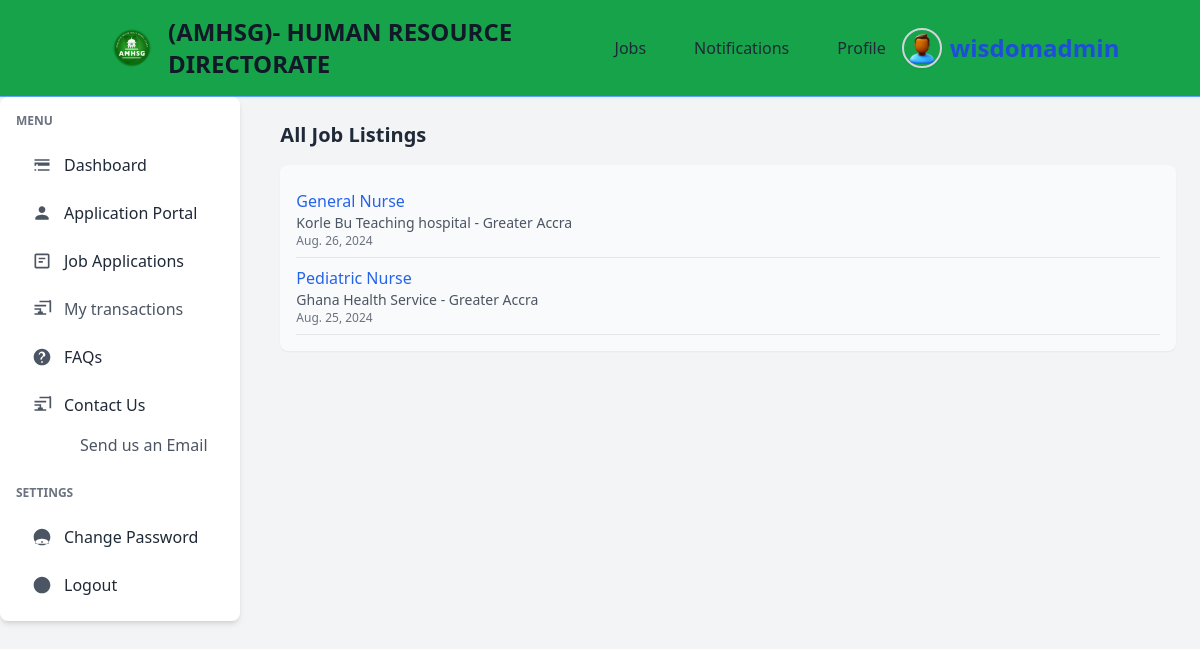
The app's page /jobs/ (signed in) with its own data.
### jobs/models.py (models this page shows, shortened)
class Job(models.Model):
    title = models.CharField(max_length=255, default="none")
    company = models.CharField(max_length=255, default="none")  # Name of the company offering the job
    location = models.CharField(max_length=255, default="none")
    description = models.TextField()
    responsibilities = models.TextField(help_text="List of job responsibilities", default="none")  # New field for responsibilities
    requirements = models.TextField(help_text="List of job requirements", default="none")  # New field for requirements
    salary = models.CharField(max_length=100, blank=True, null=True, help_text="Salary range or amount")  # Optional salary field
    posted_date = models.DateField(auto_now_add=True, blank=True, null=True)
    application_deadline = models.DateField(null=True, blank=True, help_text="Deadline to apply for the job")  # New field for application deadline
    class Meta:
        ordering = ['-posted_date']  # Orders job listings by the most recent first

### jobs/views.py (the view)
# urls.py: path('jobs/', views.job_list, name='job-list'),
@login_required(login_url="authentication:my-login")
def job_list(request):
    jobs = Job.objects.all().order_by('-posted_date')
    context = {
        'jobs': jobs,
    }
    return render(request, 'jobs/index.html', context)

### templates/jobs/index.html
{% extends 'authentication/dash-base.html' %} {% block content %}
<section>
  <h2 class="text-xl font-semibold text-gray-800 mb-4">All Job Listings</h2>
  <div class="bg-gray-50 p-4 rounded-lg shadow-sm">
    <ul>
      {% for job in jobs %}
      <li class="border-b border-gray-200 py-2">
        <a
          href="{% url 'job-detail' job.id %}"
          class="text-blue-600 hover:underline"
        >
          {{ job.title }}
        </a>
        <p class="text-gray-600 text-sm">
          {{ job.company }} - {{ job.location }}
        </p>
        <p class="text-gray-500 text-xs">{{ job.posted_date }}</p>
      </li>
      {% empty %}
      <li class="text-gray-600">No job listings available.</li>
      {% endfor %}
    </ul>
  </div>
</section>
{% endblock %}

### templates/authentication/dash-base.html (shortened to what this page needs)
{% load static tailwind_tags %}
<!DOCTYPE html>
<html lang="en">
  <head>
    <link
      href="https://cdn.jsdelivr.net/npm/tailwindcss@2.2.19/dist/tailwind.min.css"
      rel="stylesheet"
    />
    <link
      rel="stylesheet"
      href="https://cdnjs.cloudflare.com/ajax/libs/font-awesome/6.0.0-beta3/css/all.min.css"
    />
    <link rel="stylesheet" href="https://cdn.jsdelivr.net/npm/flatpickr/dist/flatpickr.min.css">
    {% tailwind_css %}
  </head>
  <body class="bg-gray-100">
    <header class="bg-green-600 shadow-sm border-b border-blue-400">
      <div
        class="container mx-auto flex items-center justify-between py-4 px-6"
      >
        <div class="flex items-center space-x-4">
          <img src="{% static 'img/logo.png' %}" alt="Logo" class="w-10 h-10" />
          <a
            href="{% url 'dashboard' %}"
            class="text-2xl font-bold text-gray-900"
          >
            (AMHSG)- HUMAN RESOURCE DIRECTORATE
          </a>
        </div>
        <nav class="hidden md:flex space-x-4">
          <a
            href="{% url 'job-list' %}"
            class="px-4 py-2 text-gray-800 hover:bg-yellow-600 hover:text-white rounded-md"
          >
            Jobs
          </a>
          <a
            href="{% url 'notification-list' %}"
            class="px-4 py-2 text-gray-800 hover:bg-yellow-600 hover:text-white rounded-md"
          >
            Notifications
          </a>
          <a
            href="#"
            class="px-4 py-2 text-gray-800 hover:bg-yellow-600 hover:text-white rounded-md"
          >
            Profile
          </a>
        </nav>
        <div class="relative">
          <button
            id="profileMenuButton"
            class="flex items-center space-x-2 text-gray-800 hover:text-blue-600"
          >
            <img
              src="{% static 'img/profile.png' %}"
              alt="Profile Image"
              class="w-10 h-10 rounded-full border-2 border-gray-300 shadow-sm"
            />
            <span class="hidden md:inline font-extrabold text-2xl text-blue-700"
              >{{ user.username }}</span
            >
          </button>
        </div>
      </div>
    </header>
    <div class="flex flex-col md:flex-row md:space-x-4">
      <aside class="w-full md:w-1/4 bg-white shadow-md rounded-lg p-4 mb-4 md:mb-0">
        <nav class="space-y-6">
          <div>
            <h2 class="text-xs font-semibold text-gray-500 uppercase mb-4">Menu</h2>
            <ul class="space-y-2">
              <li>
                <a
                  href="{% url 'dashboard' %}"
                  class="flex items-center px-4 py-2 text-gray-800 hover:bg-blue-500 rounded transition-colors duration-200"
                >
                  <svg
                    class="w-5 h-5 mr-3 text-gray-600"
                    fill="currentColor"
                    xmlns="http://www.w3.org/2000/svg"
                    viewBox="0 0 24 24"
                  >
                    <path
                      d="M3 13h2v-2H3v2zm4 0h14v-2H7v2zm0 6h14v-2H7v2zm-4 0h2v-2H3v2zm0-14v2h18V5H3zm0 6h18v-2H3v2z"
                    />
                  </svg>
                  Dashboard
                </a>
              </li>
              <li>
                <a
                  href="{% url 'application-portal' %}"
                  class="flex items-center px-4 py-2 text-gray-800 hover:bg-blue-500 rounded transition-colors duration-200"
                >
                  <svg
                    class="w-5 h-5 mr-3 text-gray-600"
                    fill="currentColor"
                    xmlns="http://www.w3.org/2000/svg"
                    viewBox="0 0 24 24"
                  >
                    <path
                      d="M12 12c2.21 0 4-1.79 4-4s-1.79-4-4-4-4 1.79-4 4 1.79 4 4 4zm0 2c-2.67 0-8 1.34-8 4v2h16v-2c0-2.66-5.33-4-8-4z"
                    />
                  </svg>
                  Application Portal
                </a>
              </li>
              <li>
                <a
                  href="{% url 'job-applications' %}"
                  class="flex items-center px-4 py-2 text-gray-800 hover:bg-blue-500 rounded transition-colors duration-200"
                >
                  <svg
                    class="w-5 h-5 mr-3 text-gray-600"
                    fill="currentColor"
                    xmlns="http://www.w3.org/2000/svg"
                    viewBox="0 0 24 24"
                  >
                    <path
                      d="M19 3H5c-1.1 0-2 .9-2 2v14c0 1.1.9 2 2 2h14c1.1 0 2-.9 2-2V5c0-1.1-.9-2-2-2zm0 16H5V5h14v14zM8 8h8v2H8zm0 4h5v2H8z"
                    />
                  </svg>
                  Job Applications
                </a>
              </li>
              <li>
                <a
                  href="{% url 'my-transactions' %}"
                  class="flex items-center px-4 py-2 text-gray-600 hover:bg-blue-500 rounded transition-colors duration-200"
                >
                  <svg
                    class="w-5 h-5 mr-3 text-gray-600"
                    fill="currentColor"
                    xmlns="http://www.w3.org/2000/svg"
                    viewBox="0 0 24 24"
                  >
                    <path
                      d="M3 13h8v-2H3v2zm0 6h14v-2H3v2zm0-10h14V7H3v2zm18-7H9v2h12v12h2V3c0-1.1-.9-2-2-2zM13 15h-2v-2H9v2H7v2h2v2h2v-2h2v-2z"
                    />
                  </svg>
                  My transactions
                </a>
              </li>
              <li>
                <a
                  href="#"
                  class="flex items-center px-4 py-2 text-gray-800 hover:bg-blue-500 rounded transition-colors duration-200"
                >
                  FAQs
                </a>
              </li>
              <li>
                <a
                  href="#"
                  class="flex items-center px-4 py-2 text-gray-800 hover:bg-blue-500 rounded transition-colors duration-200"
                >
                  <svg
                    class="w-5 h-5 mr-3 text-gray-600"
                    fill="currentColor"
                    xmlns="http://www.w3.org/2000/svg"
                    viewBox="0 0 24 24"
                  >
                    <path
                      d="M3 13h8v-2H3v2zm0 6h14v-2H3v2zm0-10h14V7H3v2zm18-7H9v2h12v12h2V3c0-1.1-.9-2-2-2zM13 15h-2v-2H9v2H7v2h2v2h2v-2h2v-2z"
                    />
                  </svg>
                  Contact Us
                </a>
                <ul class="pl-12 mt-1 space-y-1">
                  <li>
                    <a
                      href="#"
                      class="block px-4 py-1 text-gray-600 hover:underline hover:bg-blue-500"
                    >
                      Send us an Email
                    </a>
                  </li>
                </ul>
              </li>
            </ul>
          </div>
          <div>
            <h2 class="text-xs font-semibold text-gray-500 uppercase mb-4">
              Settings
            </h2>
            <ul class="space-y-2">
              <li>
                <a
                  href="#"
                  class="flex items-center px-4 py-2 text-gray-800 hover:bg-blue-500 rounded transition-colors duration-200"
                >
                  <svg
                    class="w-5 h-5 mr-3 text-gray-600"
                    fill="currentColor"
                    xmlns="http://www.w3.org/2000/svg"
                    viewBox="0 0 24 24"
                  >
                    <path
                      d="M12 2c5.52 0 10 4.48 10 10s-4.48 10-10 10S2 17.52 2 12 6.48 2 12 2zm1 17h-2v-2h2v2zm-1-5c-2.67 0-8 1.34-8 4v2h16v-2c0-2.66-5.33-4-8-4z"
                    />
                  </svg>
                  Change Password
                </a>
              </li>
              <li>
                <a
                  href="{% url 'user-logout' %}"
                  class="flex items-center px-4 py-2 text-gray-800 hover:bg-red-500 rounded transition-colors duration-200"
                >
                  <svg
                    class="w-5 h-5 mr-3 text-gray-600"
                    fill="currentColor"
                    xmlns="http://www.w3.org/2000/svg"
                    viewBox="0 0 24 24"
                  >
                    <path
                      d="M12 2c5.52 0 10 4.48 10 10s-4.48 10-10 10S2 17.52 2 12 6.48 2 12 2zm1 17h-2v-2h2v2zm0-6h-2v-6h2v6z"
                    />
                  </svg>
                  Logout
                </a>
              </li>
            </ul>
          </div>
        </nav>
      </aside>
    <main class="container mx-auto p-6">
      {% block content %}{% endblock %}
    </main>
  </body>
</html>

### records on screen
Job: title "General Nurse", company "Korle Bu Teaching hospital", location "Greater Accra", posted_date "Aug. 26, 2024"
Job: title "Pediatric Nurse", company "Ghana Health Service", location "Greater Accra", posted_date "Aug. 25, 2024"

### other values on screen
{{ user.username }} "wisdomadmin"
